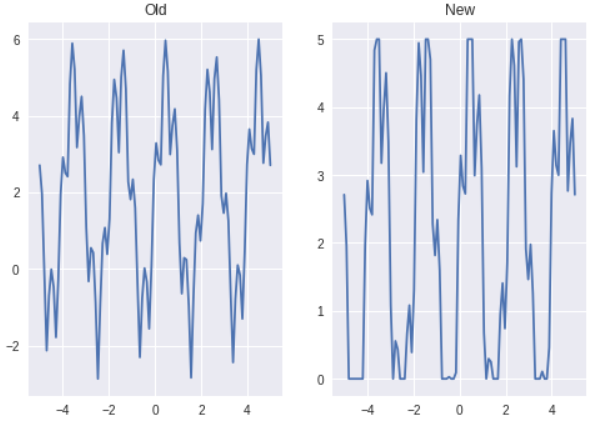

Write Python code to recreate this figure.
import matplotlib.pyplot as plt
import numpy as np


x = np.linspace(-5, 5, 100)
y = 3 * np.sin(x*np.pi) + 3 * np.absolute(np.cos(7*x))

plt.subplot(1, 2, 1)
plt.plot(x,y,'-')
plt.title("Old")
for i in range (0,len(y),1) :
  if y[i] > 5 :
    y[i] = 5
  elif y[i] < 0:
    y[i] = 0
plt.subplot(1, 2, 2)
plt.plot(x, y, '-')
plt.title("New")
plot.show()
